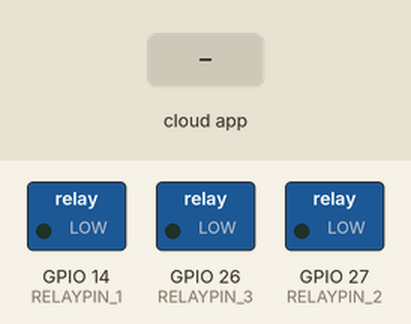
A sketch run on a simulated ESP8266 (NodeMCU). Shown: switched loads named in the sketch (green lamp = pin HIGH). The inputs (shaded band) are chosen by the test bench. WiFi joins after 1.5 s; servers stay silent unless stated; what the sketch prints to the serial monitor is not drawn.

Above: at 2.7 s.
2.8 s: the phone or cloud app sets id_1 to 1
At 4.0 s:
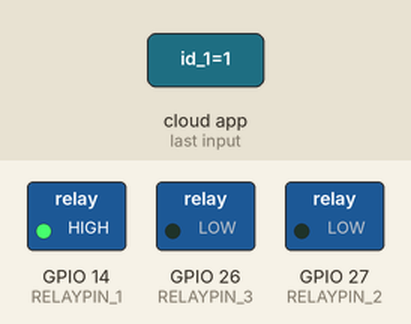
4.3 s: the phone or cloud app sets id_2 to 1
At 5.3 s:
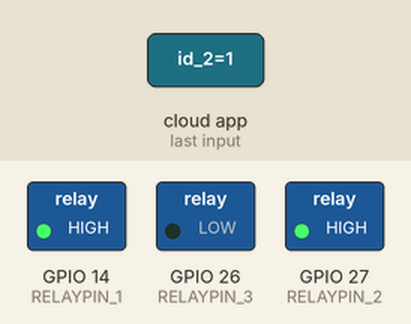
5.8 s: the phone or cloud app sets id_1 to 0
At 6.4 s:
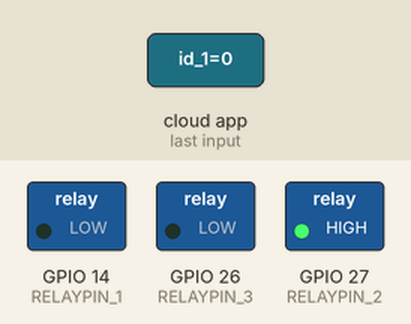
7.3 s: the phone or cloud app sets id_3 to 1
At 8.5 s:
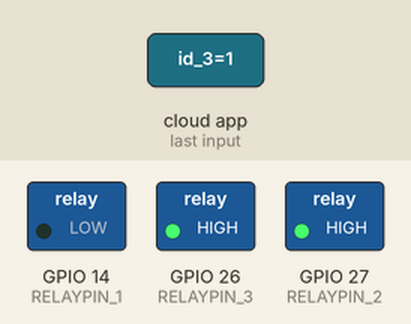
8.8 s: the phone or cloud app sets id_2 to 0
At 9.9 s:
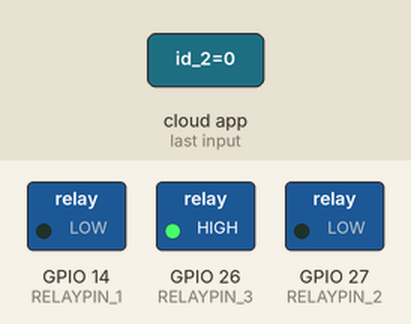
10.3 s: the phone or cloud app sets id_1 to 1
At 11.1 s:
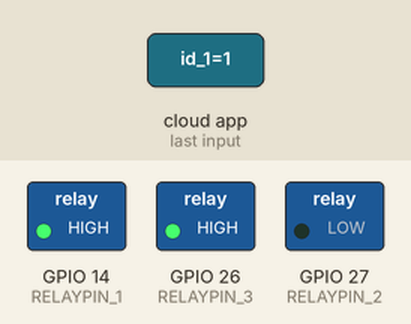
Timing chart, 0 to 12.8 s (numbered marks = the images above; inputs shaded):
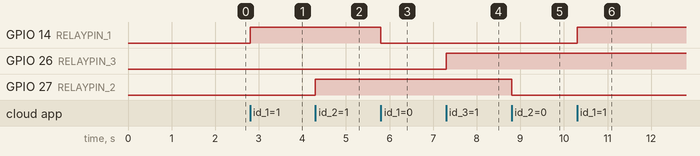

Measured:
- after the input at 2.8 s, GPIO 14 (RELAYPIN_1): LOW → HIGH at once
- after the input at 4.3 s, GPIO 27 (RELAYPIN_2): LOW → HIGH at once
- after the input at 5.8 s, GPIO 14 (RELAYPIN_1): HIGH → LOW at once
- after the input at 7.3 s, GPIO 26 (RELAYPIN_3): LOW → HIGH at once
- after the input at 8.8 s, GPIO 27 (RELAYPIN_2): HIGH → LOW at once
- after the input at 10.3 s, GPIO 14 (RELAYPIN_1): LOW → HIGH at once

The sketch:

05_Integracion_sinricpro.ino
```cpp
/*
  Proyecto IoT 5: Control por Voz con SinricPro (Alexa / Google Home)
  Autor: Pichardo Rico Cristian Eduardo
  Fecha de última modificación: [28/06/2026]

  Descripción:
  Este proyecto integra el ESP32 con la plataforma SinricPro, que permite controlar
  dispositivos a través de comandos de voz utilizando Alexa o Google Home.
  Se definen tres interruptores (switches) que controlan tres LEDs (o relés)
  mediante la nube de SinricPro. El dispositivo se conecta a WiFi y se registra
  en la plataforma usando las credenciales de aplicación (APP_KEY y APP_SECRET)
  y los IDs de cada dispositivo creado en el portal de SinricPro.

  Conexiones:
  - LED1 (Switch 1): GPIO 14
  - LED2 (Switch 2): GPIO 27
  - LED3 (Switch 3): GPIO 26

  Funcionamiento:
  - Al recibir un comando de encendido/apagado desde la nube, se ejecuta la función
    callback correspondiente que cambia el estado del LED.
  - El bucle principal llama continuamente a SinricPro.handle() para mantener
    la comunicación con el servidor y procesar los mensajes entrantes.
*/

#ifdef ENABLE_DEBUG
  #define DEBUG_ESP_PORT Serial      // Puerto de depuración
  #define NODEBUG_WEBSOCKETS          // Desactiva depuración de WebSockets
  #define NDEBUG                      // Desactiva aserciones
#endif

#include <Arduino.h>                  // Funciones básicas de Arduino

// Incluir la biblioteca WiFi según la plataforma (ESP8266, ESP32 o RP2040)
#if defined(ESP8266)
  #include <ESP8266WiFi.h>
#elif defined(ESP32) || defined(ARDUINO_ARCH_RP2040)
  #include <WiFi.h>
#endif

#include "SinricPro.h"               // Biblioteca principal de SinricPro
#include "SinricProSwitch.h"         // Para manejar dispositivos tipo switch


// Credenciales de la red WiFi
#define WIFI_SSID         "Nombre_red"
#define WIFI_PASS         "Clave_red"

// Credenciales de la aplicación SinricPro (obtenidas en el portal)
#define APP_KEY           "App_key"
#define APP_SECRET        "App_secret"

// IDs de los dispositivos (switches) creados en SinricPro
#define SWITCH_ID_1       "id_1"
#define RELAYPIN_1        14          // Pin para el LED1 (o relé)

#define SWITCH_ID_2       "id_2"
#define RELAYPIN_2        27          // Pin para el LED2

#define SWITCH_ID_3       "id_3"
#define RELAYPIN_3        26          // Pin para el LED3

#define BAUD_RATE         115200      // Velocidad de la comunicación serie

// Función callback para el Switch 1: se ejecuta cuando se recibe un cambio de estado
bool onPowerState1(const String &deviceId, bool &state) {
  Serial.printf("Device 1 turned %s", state ? "on" : "off");
  digitalWrite(RELAYPIN_1, state ? HIGH : LOW);   // Aplica el estado al LED
  return true;  // Indicar que el comando fue manejado correctamente
}

// Función callback para el Switch 2
bool onPowerState2(const String &deviceId, bool &state) {
  Serial.printf("Device 2 turned %s", state ? "on" : "off");
  digitalWrite(RELAYPIN_2, state ? HIGH : LOW);
  return true;
}

// Función callback para el Switch 3
bool onPowerState3(const String &deviceId, bool &state) {
  Serial.printf("Device 3 turned %s", state ? "on" : "off");
  digitalWrite(RELAYPIN_3, state ? HIGH : LOW);
  return true;
}

void setupWiFi() {
  Serial.printf("\r\n[Wifi]: Connecting");

  // Configuraciones específicas según la plataforma
  #if defined(ESP8266)
    WiFi.setSleepMode(WIFI_NONE_SLEEP);   // Evita que el WiFi entre en modo de bajo consumo
    WiFi.setAutoReconnect(true);
  #elif defined(ESP32)
    WiFi.setSleep(false);                 // Desactiva el modo de suspensión en ESP32
    WiFi.setAutoReconnect(true);
  #endif

  // Iniciar conexión a la red
  WiFi.begin(WIFI_SSID, WIFI_PASS);

  // Esperar hasta que esté conectado
  while (WiFi.status() != WL_CONNECTED) {
    Serial.printf(".");
    delay(250);
  }

  Serial.printf("connected!\r\n[WiFi]: IP-Address is %s\r\n", WiFi.localIP().toString().c_str());
}

//
void setupSinricPro() {
  // Configurar los pines de los LEDs como salida
  pinMode(RELAYPIN_1, OUTPUT);
  pinMode(RELAYPIN_2, OUTPUT);
  pinMode(RELAYPIN_3, OUTPUT);

  // Asociar cada switch con su ID y registrar el callback
  SinricProSwitch& mySwitch1 = SinricPro[SWITCH_ID_1];
  mySwitch1.onPowerState(onPowerState1);

  SinricProSwitch& mySwitch2 = SinricPro[SWITCH_ID_2];
  mySwitch2.onPowerState(onPowerState2);

  SinricProSwitch& mySwitch3 = SinricPro[SWITCH_ID_3];
  mySwitch3.onPowerState(onPowerState3);

  // Configurar funciones de callback para eventos de conexión/desconexión
  SinricPro.onConnected([](){ Serial.printf("Connected to SinricPro\r\n"); });
  SinricPro.onDisconnected([](){ Serial.printf("Disconnected from SinricPro\r\n"); });

  // Iniciar la conexión con SinricPro usando las credenciales
  SinricPro.begin(APP_KEY, APP_SECRET);
}

void setup() {
  Serial.begin(BAUD_RATE);
  Serial.printf("\r\n\r\n");
  setupWiFi();         // Conectar a WiFi
  setupSinricPro();    // Configurar SinricPro
}

void loop() {
  // Mantener la conexión activa y procesar mensajes entrantes
  SinricPro.handle();
}
```
